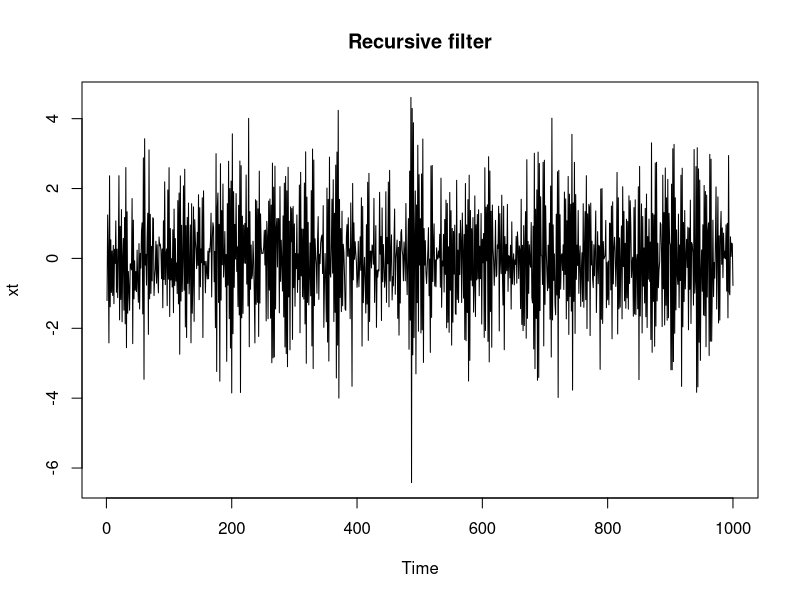
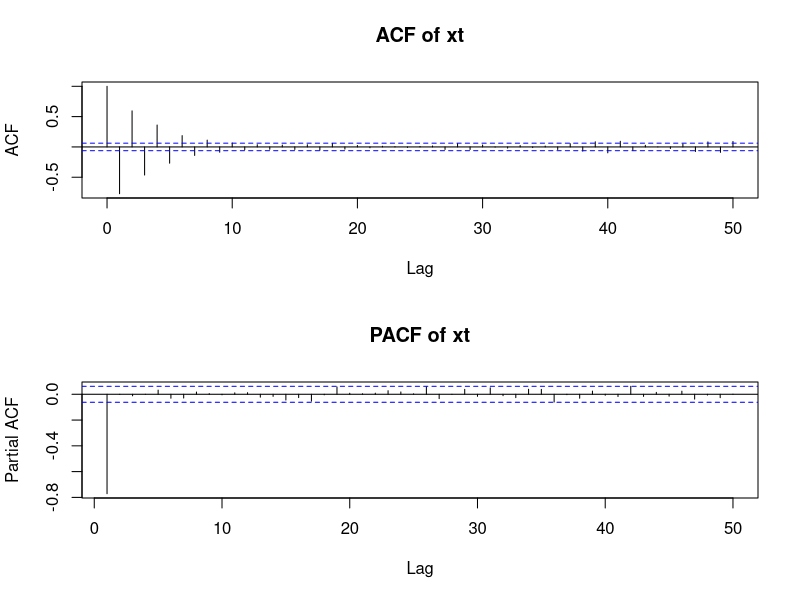

These figures' R source, in order:
rm(list=ls())
set.seed(1234)

wn=rnorm(1000)
xt=filter(wn,filter=-0.8, method="recursive")
plot(xt, type="l", main="Recursive filter")

par(mfrow=c(2,1))
acf(xt, lag.max=50, main="ACF of xt")
pacf(xt, lag.max=50, main="PACF of xt")
